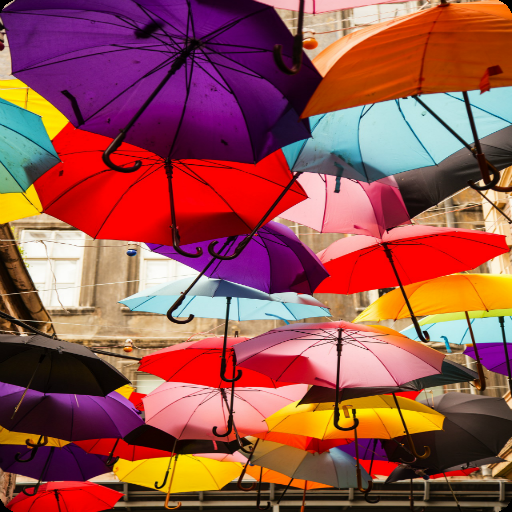
#> input picture hw2/umbrella.png, 512 x 512 px
$ jupyter execute Assignment2.ipynb
#> lines starting #> are read from the running program, lines starting #| are printed output that depends on the picture
[cell 1]
#importing liblaries
import cv2 as cv
import numpy as np
import pandas as pd
import matplotlib.pyplot as plt
from sklearn.cluster import KMeans
from PIL import Image
import webcolors
from io import BytesIO

[cell 2]
#reading umbrealla image
image_umbrella = cv.imread("umbrella.png")
#> image_umbrella is the input picture: shape (512, 512, 3); mean B, G, R 76.9, 81.4, 151.9

[cell 3]
image_umbrella.shape
#> Out = (512, 512, 3)

[cell 4]
#converting RGB colors
image_umbrella = cv.cvtColor(image_umbrella,cv.COLOR_BGR2RGB)

[cell 5]
image_umbrella.shape
#> Out = (512, 512, 3)

[cell 6]
#displaying image
plt.imshow(image_umbrella)
plt.show()

[cell 7]
# creating a function that find image size
def image_byte_size(img):
    img_file = BytesIO()
    image = Image.fromarray(np.uint8(img))
    image.save(img_file, 'png')
    return img_file.tell()/1024

[cell 8]
#Total number of bytes
image_byte_size(image_umbrella)
#> Out = 409.7

[cell 9]
#Total unique colors in image
np.unique(image_umbrella.reshape(-1, image_umbrella.shape[2]), axis=0).shape[0]
#> Out = 135560

[cell 10]
# resizing image
image_umbrella = cv.resize(image_umbrella,(256,256))
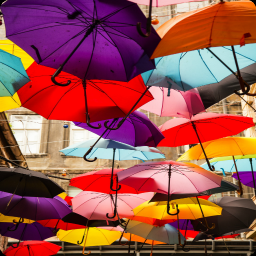
#> image_umbrella: shape (256, 256, 3); mean R, G, B 152, 81.5, 77

[cell 11]
#resized image shape
image_umbrella.shape
#> Out = (256, 256, 3)

[cell 12]
#displaying image
plt.imshow(image_umbrella)
plt.show()

[cell 13]
#saved to local to use report (256x256)
# saved_img = cv.cvtColor(np.float32(image_umbrella), cv.COLOR_BGR2RGB)
# cv.imwrite("umbrella_256.png",saved_img)

[cell 14]
#Total number of bytes
image_byte_size(image_umbrella)
#> Out = 116.8

[cell 15]
#Total unique colors in image
np.unique(image_umbrella.reshape(-1, image_umbrella.shape[2]), axis=0).shape[0]
#> Out = 45085

[cell 16]
# Reshaping image (N x 3) that N = width x height
pixel_values_umbrella = image_umbrella.reshape((-1,3))
pixel_values_umbrella.shape
#> Out = (65536, 3)

[cell 17]
#converting to float type
pixel_values = np.float32(pixel_values_umbrella)

[cell 18]
print(pixel_values.shape)
#| (65536, 3)
